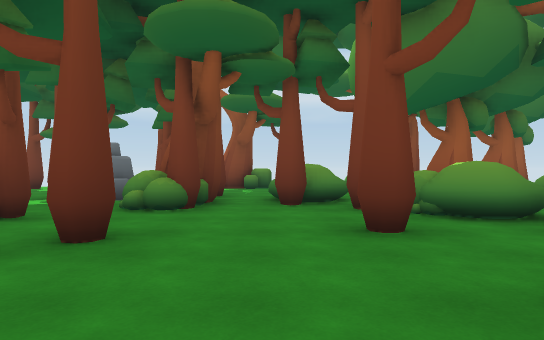
View 1 (above)

24 first-person views from a walk through a 3-D level made in the Unity game engine. The camera is 1.3 m above the floor, looks level and sees 75° across. The floor is counted in squares, 2.48 m on a side. Each view is taken from the middle of a square. On the plan, view 1 faces up. The plan holds only what a view shows up to about 9 squares ahead; the rest is blank. The player character is not drawn. Door leaves are left out, so doorways stand open.

View 2
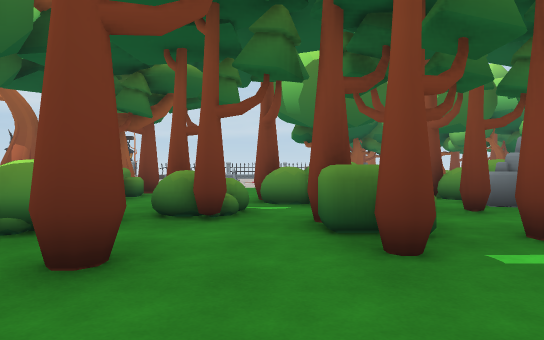

View 3
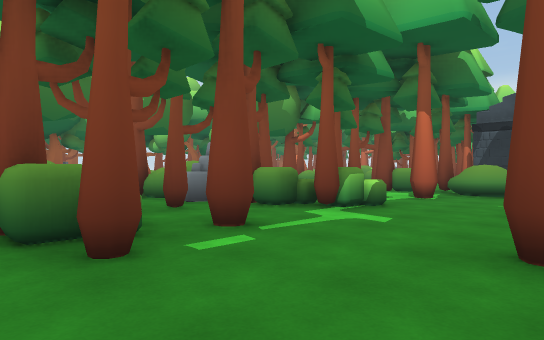

View 4
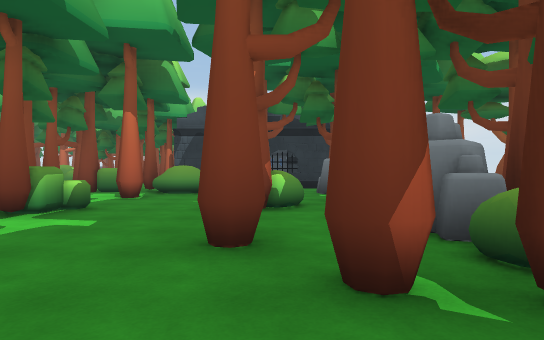

View 5
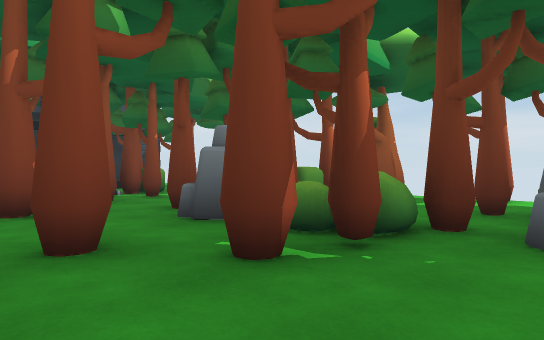

View 6
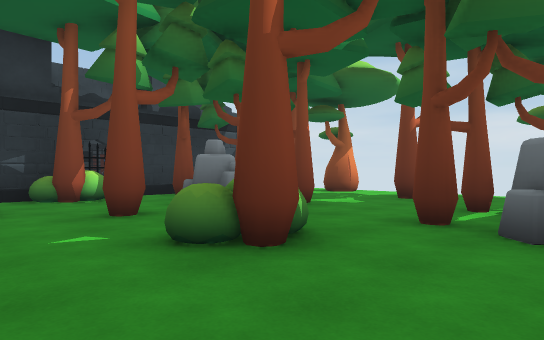

View 7
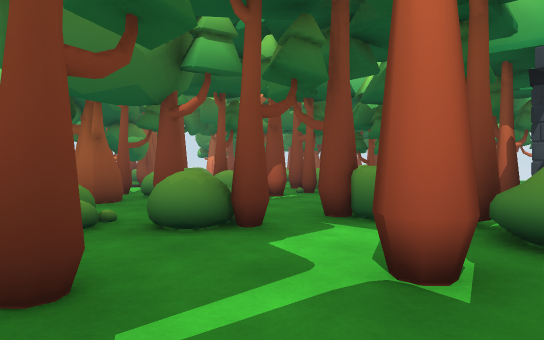

View 8
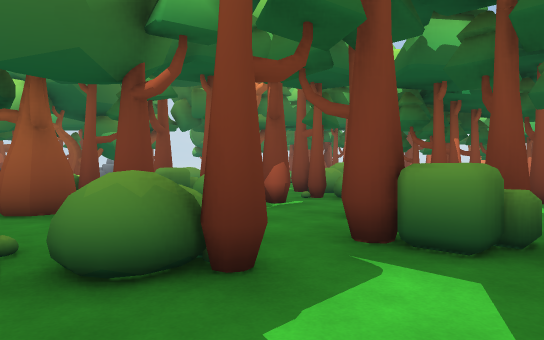

View 9
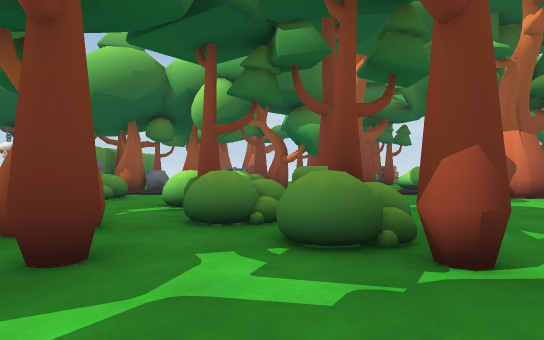

View 10
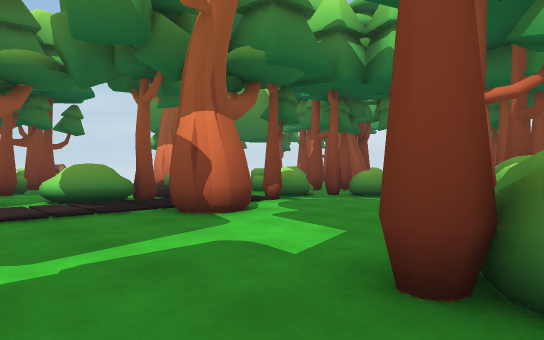

View 11
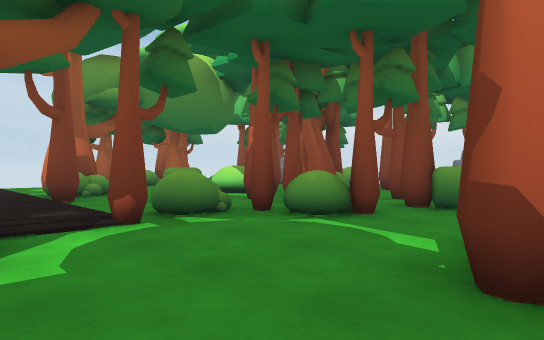

View 12
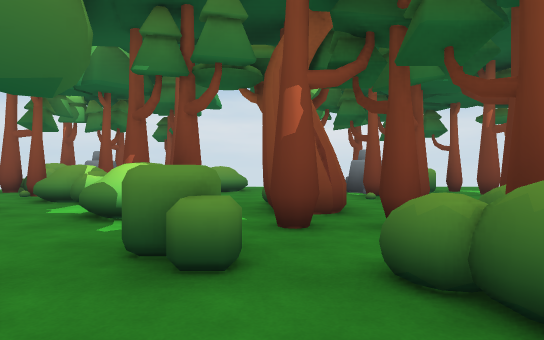

View 13
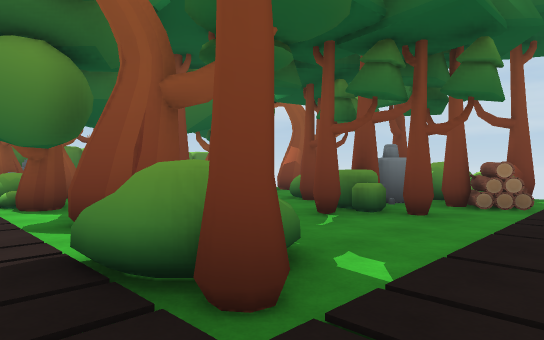

View 14
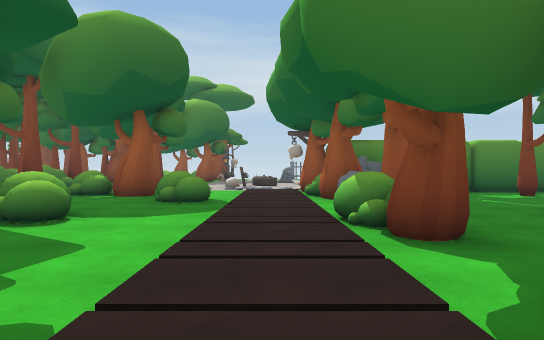

View 15
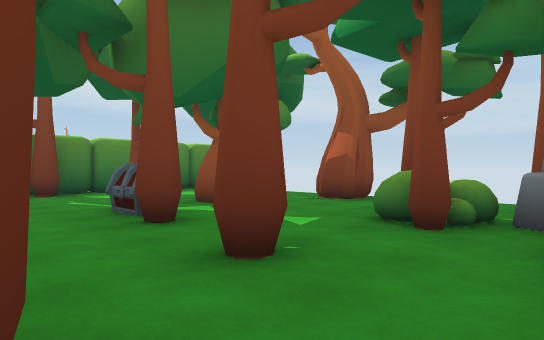

View 16
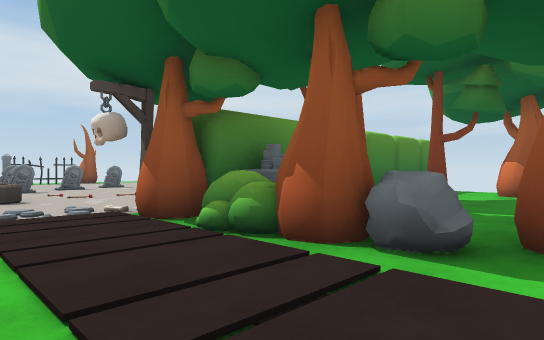

View 17
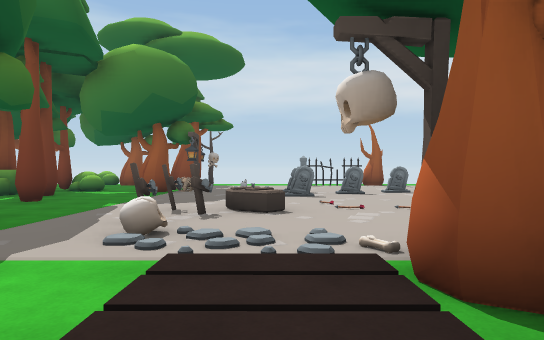

View 18
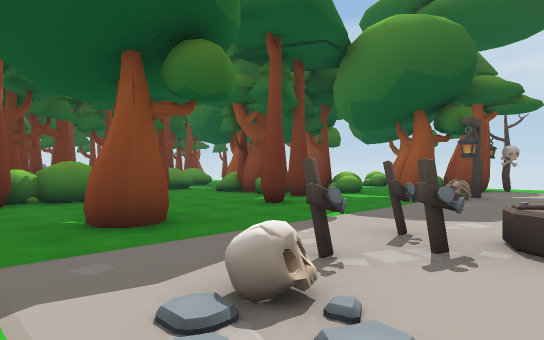

View 19
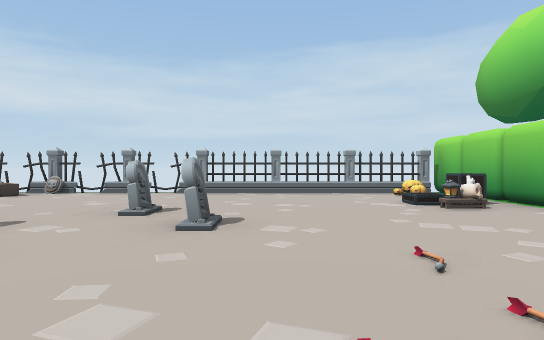

View 20
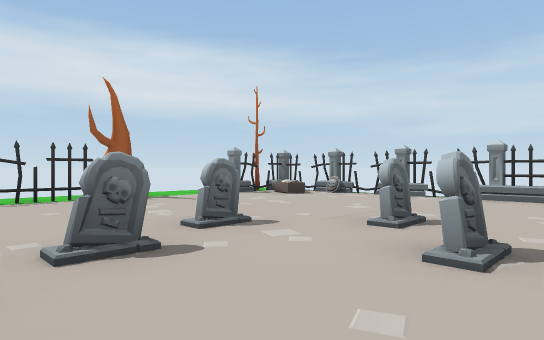

View 21
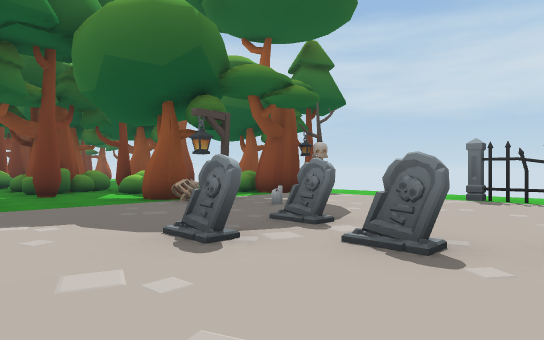

View 22
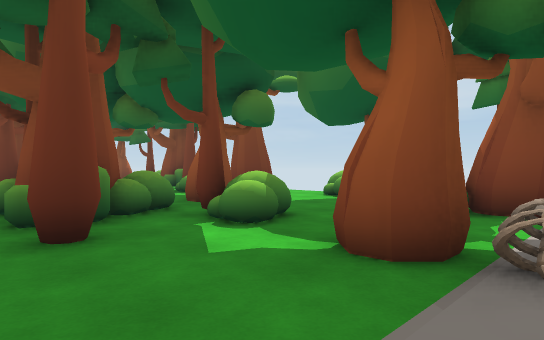

View 23
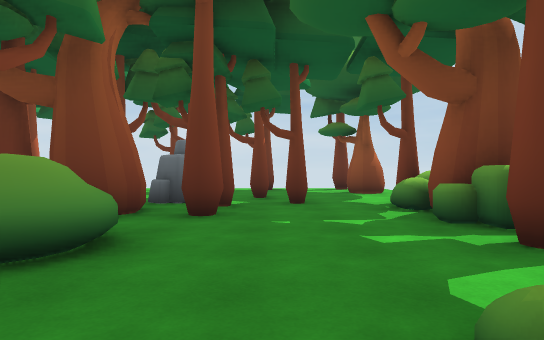

View 24
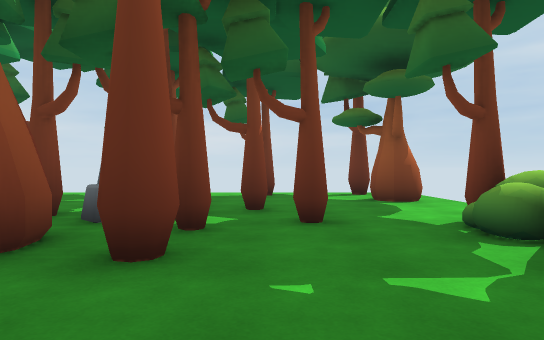

### Floor plan
Key: @ floor where view 1 was taken; # wall or solid block; x gap in a wall; . floor; T tree; R rock; B bush; P pillar; S skull; C chest; M tombstone; F coffin; L lantern; H shield; E bench; O other object.
Columns run from 7 left of view 1 to 21 right of it. Each row starts with its distance up from view 1.
 11  ...       ..B   ...... ..
 10 ..#..BBB. T#.BT  T..Px.T..
  9 .........BT....B#.........F#
  8 .#..#.......T..............H
  7 ....R##.B.....B..LO........x
  6    #R##BB.T.BBB.TO..M.M....#
  5   ...BB.#BBB#B#.....MM..M..x
  4     #....BB...........M....#
  3      .#.#.B#...#...........#
  2     R.......#.....FF.......#
  1 .. .##...O..O..T..O........#
  0 #...B..@.#.O#.....S.O...EOO#
 -1 x..BRR.....RO# .....SBBBBBBBB
 -2  .. #....BBRRO B  ..TR.#....
 -3  .....B..B##BO .T...T...#.T.
 -4  .#..#.....BB   .BB.R.....TT
 -5  ...RR...#.B..T......T...T..
 -6  ..O#R..B....#BBB...B..C...#
 -7     ##..B#B...BB....T.......
 -8       B#  . .#BO......#..#
 -9          #. .........#..#B.#
-10      P   #.#OO.........#BROO
-11      P    ##  O.....BB.B##OO
-12             O O...#.T....O..
-13             O O...........
-14                O...B...B#.
-15                O..BB.B.B
-16                O.#B##B..
-17                 #B ##BB.T
-18                   ## #B..
-19                   ..O.#BB
-20                    ... B
-21                     ..    #
-22                     .BB OOO
-23                          OO

Where each view was taken, in squares from view 1:
view 1: 0 up, 0 right, facing up
view 2: 2 up, 1 left, facing right
view 3: 2 up, 1 left, facing down-right
view 4: 2 up, 1 left, facing down
view 5: 2 up, 0 right, facing down-left
view 6: 1 down, 1 right, facing down-left
view 7: 3 down, 1 right, facing down-right
view 8: 4 down, 2 right, facing down-right
view 9: 7 down, 4 right, facing right
view 10: 9 down, 7 right, facing down-right
view 11: 12 down, 8 right, facing down-right
view 12: 13 down, 13 right, facing down
view 13: 13 down, 12 right, facing up-right
view 14: 10 down, 12 right, facing up
view 15: 10 down, 14 right, facing up-right
view 16: 5 down, 11 right, facing up-right
view 17: 3 down, 12 right, facing up
view 18: 1 down, 12 right, facing up-left
view 19: 3 up, 12 right, facing right
view 20: 3 up, 13 right, facing up-right
view 21: 3 up, 15 right, facing up-left
view 22: 4 up, 10 right, facing up-left
view 23: 8 up, 3 right, facing left
view 24: 8 up, 1 right, facing left
